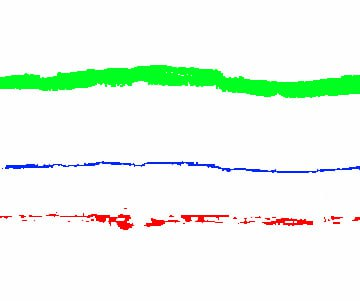
#> input picture testcompvision/photo12.jpeg, 360 x 301 px
$ jupyter execute --allow-errors ' sol_done.ipynb'
#> lines starting #> are read from the running program, lines starting #| are printed output that depends on the picture; after the words box and inside, x2 and y2 are one past the last pixel; in counts of white or black regions, pixels touching at a corner belong together; long printed decimals are rounded
[cell 1]
import numpy as np
import cv2
from scipy.optimize import curve_fit
import matplotlib.pyplot as plt
from sklearn.preprocessing import MinMaxScaler
from skimage.morphology import skeletonize
from skimage.util import invert
from scipy.interpolate import interp1d
from sklearn.metrics import r2_score
from sklearn.metrics.pairwise import cosine_similarity
from sklearn.metrics import root_mean_squared_error
from scipy.fft import fft, fftfreq

[cell 2]
def load_binary_image(image_path, crop_top=0, crop_bottom=0):
#> called with image_path = 'photo12.jpeg', crop_top = 150, crop_bottom = 190
    image = cv2.imread(image_path, cv2.IMREAD_GRAYSCALE) #image to grayscale
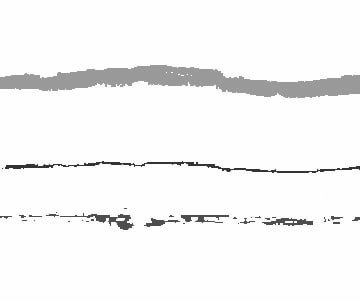
#> image: shape (301, 360); min 22, max 255, mean 244.9
    image=image[crop_top:crop_bottom]
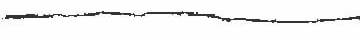
#> image: shape (40, 360); min 22, max 255, mean 241.9
    _, binary_image = cv2.threshold(image, 200, 255, cv2.THRESH_BINARY) #grayscale to binary
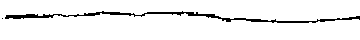
#> binary_image: shape (40, 360); 94.2% white; black in thin lines or dots, all inside (x1, y1, x2, y2) = (2, 11, 360, 23)
    return binary_image

[cell 3]
get_img = invert(load_binary_image('photo12.jpeg', 150,190))

[cell 4]
plt.imshow(get_img, cmap='gray')

[cell 5]
blur = cv2.GaussianBlur(get_img, (5,5),0)
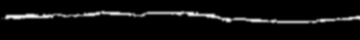
#> blur: shape (40, 360); min 0, max 239, mean 14.7

[cell 6]
plt.imshow(blur, cmap='gray')

[cell 7]
kernel = np.ones((1, 5), np.uint8)
closed = cv2.morphologyEx(blur, cv2.MORPH_CLOSE, kernel)
opened = cv2.morphologyEx(closed, cv2.MORPH_OPEN, kernel)

[cell 8]
plt.imshow(opened, cmap='gray')

[cell 9]
get_skeleton = skeletonize(opened).astype(np.uint8)
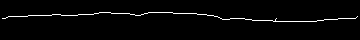
#> get_skeleton: shape (40, 360); values 0 (black) and 1 (white), 2.5% white in thin lines or dots, all inside (x1, y1, x2, y2) = (2, 12, 358, 22)

[cell 10]
plt.imshow(get_skeleton, cmap='gray')

[cell 11]
def extract_points_from_image(binary_image):

    points = np.argwhere(binary_image > 0)
#> points = 359 pairs, first value 12 to 21, second value 2 to 357

    x = points[..., 1]
#> x = 359 values, max 357 at index 210, min 2 at index 216, mean 180.3
    y = points[..., 0]
#> y = 359 values from 12 to 21
    sort_idx = np.argsort(x)
#> sort_idx = 359 values, max 358 at index 317, min 0 at index 97, mean 179
    x = x[sort_idx]
#> x = 359 values from 2 to 357
    y = y[sort_idx]
#> y = 359 values, max 21 at index 271, min 12 at index 97, mean 16.19
    return x, y

[cell 12]
x_points,y_points = extract_points_from_image(get_skeleton)
#> x_points = 359 values from 2 to 357; y_points has the same summary as y in extract_points_from_image

[cell 13]
x_points
#> Out = 359 values from 2 to 357

[cell 14]
y_points
#> Out has the same summary as y in extract_points_from_image

[cell 15]
def endless_mirroring(x,y, n_periods):
#> called with x = array of shape (359,), y = array of shape (359,), n_periods = 10
    len_original = len(y)
#> len_original = 359

    y_mirrored = np.concatenate([y, y[-2::-1]])
#> y_mirrored = 717 values, max 21 at index 271, min 12 at index 97, mean 16.19

    len_period = len(y_mirrored)
#> len_period = 717

    y_periodic = np.tile(y_mirrored, n_periods)
#> y_periodic = 7170 values, max 21 at index 271, min 12 at index 97, mean 16.19

    x_extended = x[0] +  np.arange(len(y_periodic))
#> x_extended = 7170 values from 2 to 7171

    return x_extended, y_periodic

[cell 16]
x_inf, y_inf = endless_mirroring(x_points, y_points, n_periods=10)
#> x_inf = 7170 values from 2 to 7171; y_inf has the same summary as y_periodic in endless_mirroring

[cell 17]
plt.figure(figsize=(10, 6))
height = get_img.shape[0]
#> height = 40
plt.plot(x_inf, height - y_inf, color='blue', label='Исходные точки')
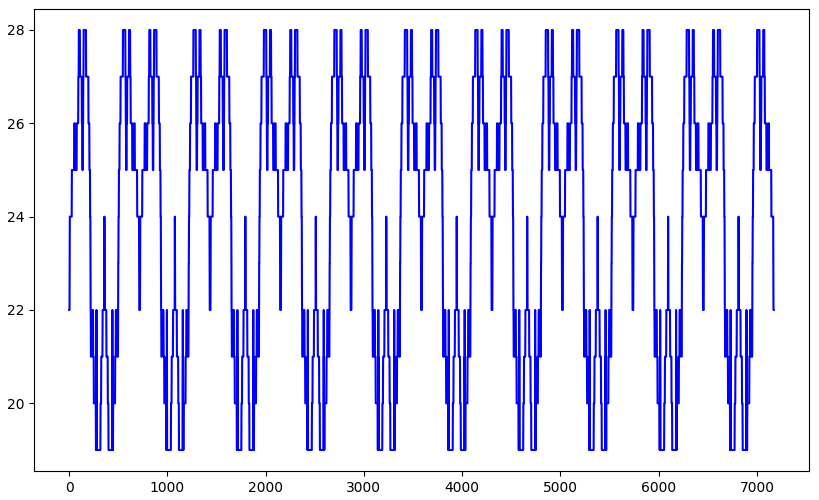
#> figure drawn by matplotlib, 1 panel; curve peaks at x = 99, y = 28

[cell 18]
#Ограниченный ряд фурье
def fourier_series(x, *params):
    y = params[0] * np.ones_like(x)
    for i in range(1, len(params)//2 + 1):
        n = i
        ai = params[2*i-1] if (2*i-1) < len(params) else 0
        bi = params[2*i] if 2*i < len(params) else 0
        y += ai * np.sin(2 * np.pi * n * x / max(x)) + bi * np.cos(2 * np.pi * n * x / max(x))
    return y

# Normalize x
scaler = MinMaxScaler()
x_norm = scaler.fit_transform(x_inf.reshape(-1, 1)).flatten()
#> x_norm = 7170 values from 0 to 1


num_harmonics = 10

initial_guess = [np.mean(y_points)] + [0] * 2 * num_harmonics
#> initial_guess = [16.19, 0, 0, 0, 0, 0, 0, 0, 0, 0, 0, 0, 0, 0, 0, 0, 0, 0, 0, 0, 0]


popt, pcov = curve_fit(fourier_series, x_norm, y_inf, p0=initial_guess, maxfev=10000)
#> pcov: shape (21, 21) float64; every value is NaN or infinite
#> popt = 21 values, max 16.19 at index 0, min -3.05 at index 20, mean 0.626


x_smooth = np.linspace(min(x_norm), max(x_norm), 1000)
#> x_smooth = 1000 values from 0 to 1
y_smooth = fourier_series(x_smooth, *popt)
#> y_smooth = 1000 values, max 19.24 at index 350, min 13.14 at index 400, mean 16.18

# Обратное преобразование x для отображения в оригинальных координатах
x_smooth_orig = scaler.inverse_transform(x_smooth.reshape(-1, 1)).flatten()
#> x_smooth_orig = 1000 values from 2 to 7171
#Переворачиваем график
height = get_img.shape[0]
# Визуализация
plt.figure(figsize=(10, 6))
plt.scatter(x_points, height - y_points, s=1, color='blue', label='Исходные точки')
plt.plot(x_smooth_orig, height - y_smooth, color='red', linewidth=2, label='Аппроксимация Фурье')

plt.legend()
plt.title('Аппроксимация скелетона рядом Фурье')
plt.xlabel('X')
plt.ylabel('Y')
plt.show()
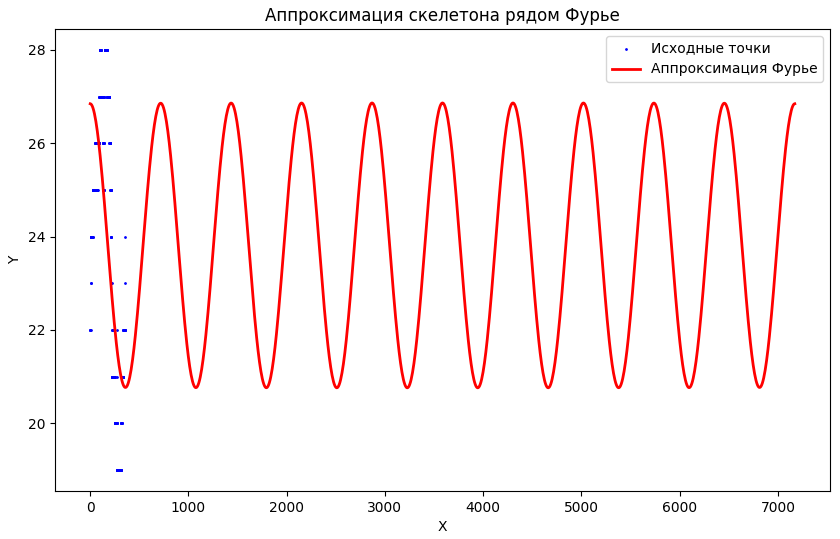
#> figure drawn by matplotlib, 1 panel; curve peaks at x = 2872.5, y = 26.86

# Вывод коэффициентов
print("Коэффициенты ряда Фурье:")
print(f"a0 = {popt[0]}")
#| a0 = 16.187
for i in range(1, len(popt)//2 + 1):
    print(f"a{i} = {popt[2*i-1] if (2*i-1) < len(popt) else 0}, b{i} = {popt[2*i] if 2*i < len(popt) else 0}")
#> this loop made 10 passes
#| a1 = -7.417473631790348e-18, b1 = 0.0008535
#| a2 = -3.560386678826251e-16, b2 = 0.0008749
#| a3 = 1.4834944476048836e-16, b3 = 0.0009144
#| a4 = 2.0768922314936914e-16, b4 = 0.0009791
#| a5 = 1.4093197203001175e-16, b5 = 0.001083
#| a6 = 2.966988853793513e-17, b6 = 0.001255
#| a7 = -7.417472238112884e-17, b7 = 0.001566
#| a8 = -8.159219467797095e-17, b8 = 0.002226
#> (further printed lines are left out)

[cell 19]
def adjusted_r2(y_true, y_pred, n_params):
    n = len(y_true)
    r2 = r2_score(y_true, y_pred)
    return 1 - ( (1 - r2) * (n - 1) ) / (n - n_params - 1 )

[cell 20]
def nrmse(y_true, y_pred):
    rmse = np.sqrt(np.mean((y_true - y_pred)**2))
    y_range = np.max(y_true) - np.min(y_true)
    return 1- (rmse / y_range)

[cell 21]
y_pred = fourier_series(x_norm, *popt)
#> y_pred = 7170 values, max 19.24 at index 3226, min 13.13 at index 3584, mean 16.19
#> (the rest of this cell did not finish here and is left out)

[cell 22]
def single_sin(x, A, freq, phase, offset):
    return A * np.sin(2 * np.pi * freq * x + phase) + offset

[cell 23]
def find_optimal_split(x, y, min_points=10):
#> called with x = array of shape (359,), y = array of shape (359,), min_points = 10
    best_nrmse = -np.inf
    best_split = x[len(x)//2]  # Начальное значение — середина

    for i in range(min_points, len(x)-min_points):
        split = x[i]
        mask = x < split

        # Подгоняем синусоиды для левой и правой частей
        try:
            params_left, _ = curve_fit(single_sin, x[mask], y[mask], p0=[1, 0.1, 0, np.mean(y[mask])])
            params_right, _ = curve_fit(single_sin, x[~mask], y[~mask], p0=[1, 0.1, 0, np.mean(y[~mask])])

            y_pred = np.concatenate([
                single_sin(x[mask], *params_left),
                single_sin(x[~mask], *params_right)
            ])

            current_nrmse = nrmse(y, y_pred)
            if current_nrmse > best_nrmse:
                best_nrmse = current_nrmse
                best_split = split
        except:
            continue

    return x[best_split], best_nrmse

[cell 24]
def double_sin(x, A1, freq1, phase1, A2, freq2, phase2, offset, split_point=find_optimal_split(x_points,y_points)[0]):

    mask = x < split_point/len(x)
    y = np.zeros_like(x)
    y[mask] = A1 * np.sin(2 * np.pi * freq1 * x[mask] + phase1)
    y[~mask] = A2 * np.sin(2 * np.pi * freq2 * x[~mask] + phase2)
    return y + offset

[cell 25]
len(x_norm)
#> Out = 7170

[cell 26]
def fit_two_sin(x,y, threshold =0.95):
    current_nrmse = 0
    models = []
    params, _ = curve_fit(single_sin, x, y, p0=[1, 0.1, 0, np.mean(y)])
    y_pred = single_sin(x, *params)
    current_nrmse = nrmse(y,y_pred)
    models.append(("Single Sin", params, current_nrmse))


    if current_nrmse < threshold:
        params, _ =  curve_fit(double_sin, x,y, p0=[1, 0.1, 0, 1, 0.1, 0, np.mean(y)])
        y_pred = double_sin(x, *params)
        current_nrmse = nrmse(y,y_pred)
        models.append(("Double Sin (Split)", params, current_nrmse))

    best_model = models[-1]  # (name, params, nrmse)
    return best_model

#> (a cell that did not finish here is left out)

[cell 28]
def sin1(x, A1, phi1, C1):
    return A1 * np.sin(2 * np.pi * x / 360 + phi1) + C1

def sin2(x, A2, phi2, C2):
    return A2 * np.sin(2 * np.pi * x / 360 + phi2) + C2

[cell 29]
params1, _ = curve_fit(sin1, x_points, y_points, p0=[1.0,0.0,np.mean(y_points)])
#> params1 = [-3.97, -0.534, 16.18]

[cell 30]
A1, phi1, C1 = params1
#> A1 = -3.97; phi1 = -0.534; C1 = 16.18

[cell 31]
params2, _ = curve_fit(sin2, x_points, y_points, p0=[0.5,45,np.mean(y_points)])
#> params2 = [3.97, 46.59, 16.18]

[cell 32]
# Grid Search для второй синусоиды
def find_distinct_sin2(x, y, A1, phi1, C1, grid_size=10):
#> called with x = array of shape (359,), y = array of shape (359,), A1 = -3.97, phi1 = -0.534, C1 = 16.18, grid_size = 10
    best_nrmse = np.inf
    best_params = None

    # Сетка параметров
    A_grid = np.linspace(0.5 * A1, 2 * A1, grid_size)
    phi_grid = np.linspace(0, 180, grid_size)  # Перебираем фазы от 0° до 180°
    C_grid = np.linspace(np.min(y), np.max(y), grid_size)
#> C_grid = [12, 13, 14, 15, 16, 17, 18, 19, 20, 21]

    for A2 in A_grid:
        for phi2 in phi_grid:
            for C2 in C_grid:
                y_pred = sin2(x, A2, phi2, C2)
                current_nrmse = nrmse(y, y_pred)

                # Проверяем, что параметры достаточно отличаются от sin1
                is_distinct = (np.abs(A2 - A1) > 0.1 * np.abs(A1)) or \
                             (np.abs(phi2 - phi1) > 30)  # Разница > 30°

                if current_nrmse < best_nrmse and is_distinct:
                    best_nrmse = current_nrmse
                    best_params = (A2, phi2, C2)
#> this loop made 10 passes

    return best_params, best_nrmse

[cell 33]
params2, nrmse2 = find_distinct_sin2(x_points, y_points, A1, phi1, C1)

[cell 34]
params2
#> Out = (-7.94, 160, 21)

[cell 35]
A2, phi2, C2 = params2

[cell 36]
def adaptive_sinusoid(x, y, window_size=100):
#> called with x = array of shape (359,), y = array of shape (359,), window_size = 100
    n = len(x)
    result = np.zeros(n)

    for i in range(0, n, window_size):
        start = i
        end = min(i + window_size, n)
        x_window = x[start:end]
        y_window = y[start:end]


        y1 = sin1(x_window, A1, phi1, C1)
        y2 = sin2(x_window, A2, phi2, C2)

        mse1 = np.mean((y1 - y_window) ** 2)
        mse2 = np.mean((y2 - y_window) ** 2)

        if mse1 < mse2:
            result[start:end] = y1
        else:
            result[start:end] = y2

    return result

[cell 37]
sin1(x_points, A1, phi1, C1);

[cell 38]
hybrid_signal = adaptive_sinusoid(x_points,y_points)

[cell 39]
def evaluate_models(x, y, threshold=0.9):

    models = []

    # Модель 1: Только sin1
    y_pred1 = sin1(x, A1, phi1, C1)
    nrmse1 = nrmse(y, y_pred1)
    models.append({
        'name': 'sin1',
        'params': {'A1': A1, 'phi1': phi1, 'C1': C1},
        'nrmse': nrmse1
    })

    # Модель 2: Только sin2
    y_pred2 = sin2(x, A2, phi2, C2)
    nrmse2 = nrmse(y, y_pred2)
    models.append({
        'name': 'sin2',
        'params': {'A2': A2, 'phi2': phi2, 'C2': C2},
        'nrmse': nrmse2
    })
    # Модель 3: Адаптивная (sin1 или sin2)
    if nrmse1 < threshold or nrmse2 < threshold:
        y_pred_adaptive = adaptive_sinusoid(x, y)
        nrmse_adaptive = nrmse(y, y_pred_adaptive)
        models.append({
            'name': 'adaptive',
            'params': {
                'sin1': {'A1': A1, 'phi1': phi1, 'C1': C1},
                'sin2': {'A2': A2, 'phi2': phi2, 'C2': C2}
            },
            'nrmse': nrmse_adaptive
        })

        return models

[cell 40]
model_results = evaluate_models(x_points, y_points)
for model in model_results:
    print(f"Модель: {model['name']}")
    print(f"Параметры: {model['params']}")
    print(f"NRMSE: {model['nrmse']:.4f}")
    print("---")
#> this loop made 3 passes
#| Модель: sin1
#| Параметры: {'A1': -3.971, 'phi1': -0.5343, 'C1': 16.179}
#| NRMSE: 0.8810
#| ---
#| Модель: sin2
#| Параметры: {'A2': -7.943, 'phi2': 160.0, 'C2': 21.0}
#| NRMSE: -0.0798
#| ---
#| Модель: adaptive
#| Параметры: {'sin1': {'A1': -3.971, 'phi1': -0.5343, 'C1': 16.179}, 'sin2': {'A2': -7.943, 'phi2': 160.0, 'C2': 21.0}}
#> (further printed lines are left out)

[cell 41]
plt.figure(figsize=(12, 6))
plt.plot(x_points, y_points, 'k.', alpha=0.3, label="Данные")
plt.plot(x_points, sin1(x_points, A1, phi1, C1), 'r-', label="Синусоида 1")
plt.plot(x_points, sin2(x_points, A2, phi2, C2), 'b-', label="Синусоида 2")
plt.plot(x_points, hybrid_signal, 'g--', lw=2, label="Гибрид")
plt.legend()
plt.show()
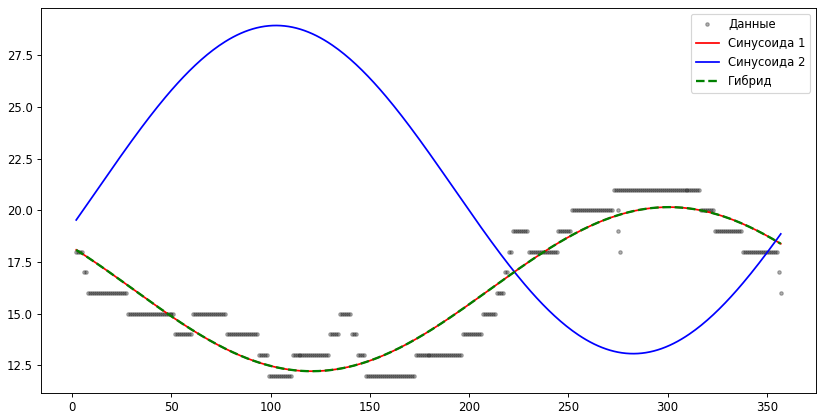
#> figure drawn by matplotlib, 1 panel

$ run again, with testcompvision/photo.jpg copied over testcompvision/photo12.jpeg
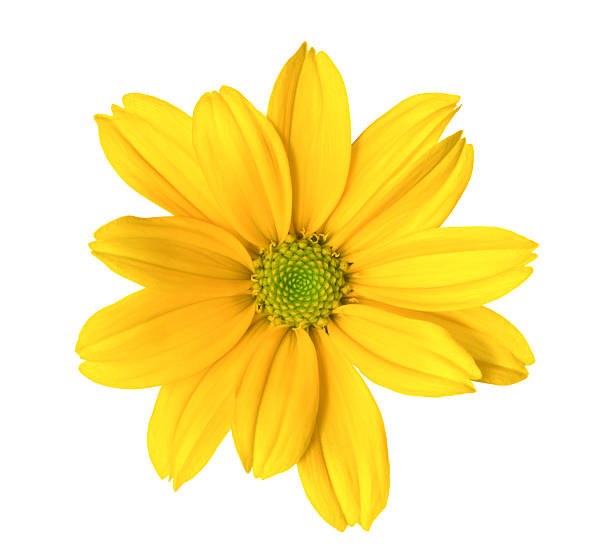
#> input picture testcompvision/photo.jpg, 612 x 559 px
#> binary_image: shape (40, 612); 77.2% white; 34 black regions (25 under 20 px), largest, box (x1, y1, x2, y2) and area: (391, 0, 463, 40) 1419, (284, 0, 318, 40) 1056, (222, 0, 266, 40) 873
#> get_skeleton: shape (40, 612); values 0 (black) and 1 (white), 1.9% white in thin lines or dots, all inside (x1, y1, x2, y2) = (127, 0, 475, 39)
#> points = 473 pairs, first value 0 to 38, second value 127 to 474
#> in extract_points_from_image, `x = points[..., 1]`: x = 473 values, max 474 at index 8, min 127 at index 359, mean 295.6
#> in extract_points_from_image, `y = points[..., 0]`: y = 473 values from 0 to 38
#> sort_idx = 473 values, max 472 at index 327, min 0 at index 324, mean 236
#> in extract_points_from_image, `x = x[sort_idx]`: x = 473 values from 127 to 474
#> in extract_points_from_image, `y = y[sort_idx]`: y = 473 values, max 38 at index 268, min 0 at index 324, mean 21.05
#> x_points = 473 values from 127 to 474; y_points has the same summary as y in extract_points_from_image
#> `y_points`: Out has the same summary as y in extract_points_from_image
#> len_original = 473
#> y_mirrored = 945 values, max 38 at index 268, min 0 at index 324, mean 21.07
#> len_period = 945
#> y_periodic = 9450 values, max 38 at index 268, min 0 at index 324, mean 21.07
#> x_extended = 9450 values from 127 to 9576
#> y_inf has the same summary as y_periodic in endless_mirroring
#> x_norm = 9450 values from 0 to 1
#> initial_guess = [21.05, 0, 0, 0, 0, 0, 0, 0, 0, 0, 0, 0, 0, 0, 0, 0, 0, 0, 0, 0, 0]
#> pcov: shape (21, 21) float64; every value is NaN or infinite
#> popt = 21 values, max 21.07 at index 0, min -0.00286 at index 18, mean 1.13
#> y_smooth = 1000 values, max 23.8 at index 400, min 18.34 at index 649, mean 21.07
#> `plt.show()`:
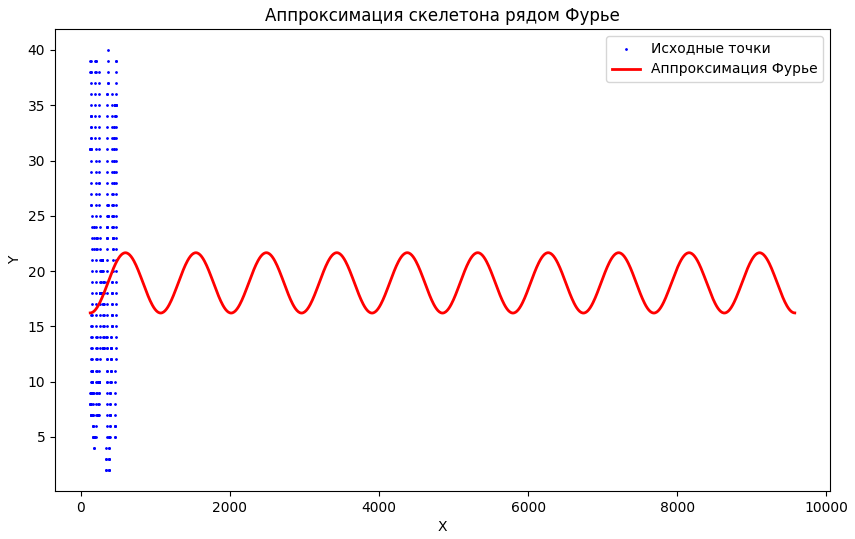
#> figure drawn by matplotlib, 1 panel; curve peaks at x = 6265.5, y = 21.66
#| a0 = 21.070
#> the loop `for i in range(1, len(popt)//2 + 1):` made 10 passes
#| a1 = 1.2921778434884097e-16, b1 = -0.0005793
#| a2 = -9.303680463232297e-16, b2 = -0.0005921
#| a3 = 1.6152223067909772e-16, b3 = -0.0006161
#| a4 = 1.582917835342239e-16, b4 = -0.0006559
#| a5 = -3.6180979614764416e-16, b5 = -0.0007209
#> (further printed lines are left out)
#> y_pred = 9450 values, max 23.8 at index 4724, min 18.34 at index 4252, mean 21.07
#> `len(x_norm)`: Out = 9450
#> params1 = [-2.43, 0.000112, 21.31]
#> A1 = -2.43; phi1 = 0.000112; C1 = 21.31
#> params2 = [-2.43, 50.27, 21.31]
#> the loop in find_distinct_sin2, `for A2 in A_grid:` made 10 passes
#> `params2`: Out = (-4.87, 100, 0)
#> the loop `for model in model_results:` made 3 passes
#| Модель: sin1
#| Параметры: {'A1': -2.435, 'phi1': 0.0001117, 'C1': 21.311}
#| NRMSE: 0.7321
#| ---
#| Модель: sin2
#| Параметры: {'A2': -4.869, 'phi2': 100.0, 'C2': 0.0}
#> (further printed lines are left out)
#> `plt.show()`:
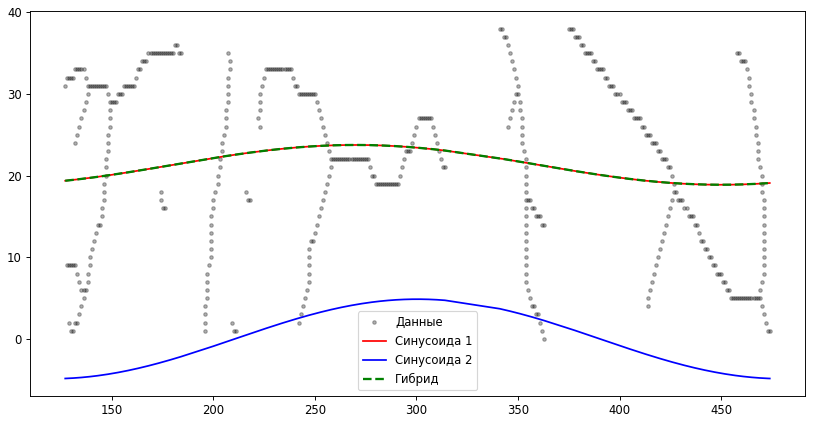
#> figure drawn by matplotlib, 1 panel
